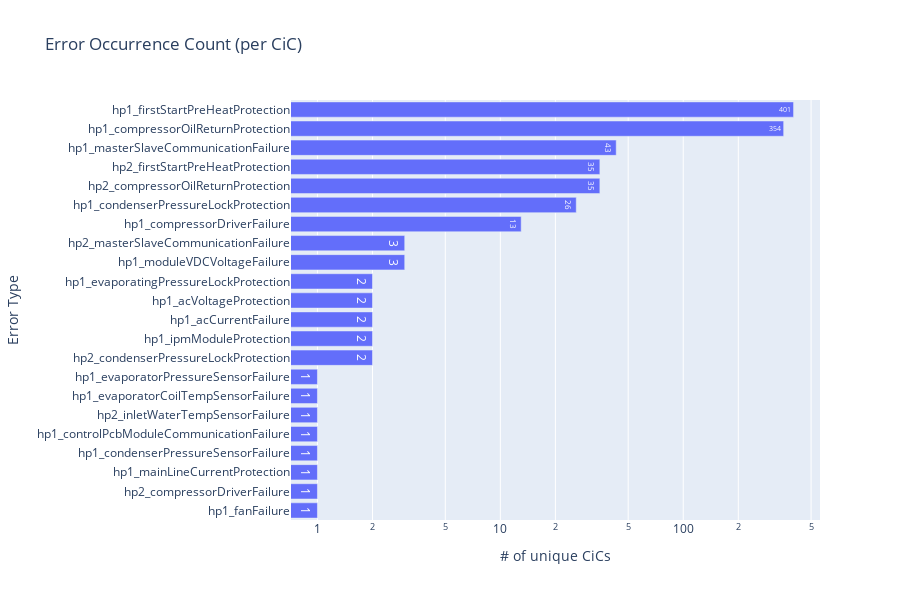

Notebook source saved alongside this figure:
### Code cell
# Melt the dataframe to get error types in a column
df_error_types = df_errors.melt(id_vars=['time_day', 'clientid'], value_vars=error_types, var_name='error_type', value_name='error_occurred')

# Drop rows where error_occurred is nan or 0
df_error_types = df_error_types.dropna(subset=['error_occurred'])
df_error_types = df_error_types[df_error_types['error_occurred'] > 0]

# Count the number of unique CiCs where each error type occurred
df_error_counts = df_error_types.groupby('error_type')['clientid'].nunique().sort_values(ascending=True).rename('occurences').reset_index()

# Create the bar chart
fig = go.Figure(data=[go.Bar(x=df_error_counts['occurences'], y=df_error_counts['error_type'], orientation='h', text=df_error_counts['occurences'], textposition='auto')])
fig.update_layout(title='Error Occurrence Count (per CiC)', 
                  xaxis_title='# of unique CiCs', 
                  yaxis_title='Error Type',
                  height=600,)
fig.update_xaxes(type='log')
fig.show()

### Figure 1 — Plotly figure (JSON) as saved in the notebook; plotly's stock layout.template omitted (floating-point values rounded to 4 significant figures)
{"data": [{"orientation": "h", "text": [1, 1, 1, 1, 1, 1, 1, 1, 2, 2, 2, 2, 2, 3, 3, 13, 26, 35, 35, 43, 354, 401], "textposition": "auto", "type": "bar", "x": [1, 1, 1, 1, 1, 1, 1, 1, 2, 2, 2, 2, 2, 3, 3, 13, 26, 35, 35, 43, 354, 401], "y": ["hp1_fanFailure", "hp2_compressorDriverFailure", "hp1_mainLineCurrentProtection", "hp1_condenserPressureSensorFailure", "hp1_controlPcbModuleCommunicationFailure", "hp2_inletWaterTempSensorFailure", "hp1_evaporatorCoilTempSensorFailure", "hp1_evaporatorPressureSensorFailure", "hp2_condenserPressureLockProtection", "hp1_ipmModuleProtection", "hp1_acCurrentFailure", "hp1_acVoltageProtection", "hp1_evaporatingPressureLockProtection", "hp1_moduleVDCVoltageFailure", "hp2_masterSlaveCommunicationFailure", "hp1_compressorDriverFailure", "hp1_condenserPressureLockProtection", "hp2_compressorOilReturnProtection", "hp2_firstStartPreHeatProtection", "hp1_masterSlaveCommunicationFailure", "hp1_compressorOilReturnProtection", "hp1_firstStartPreHeatProtection"]}], "layout": {"height": 600, "title": {"text": "Error Occurrence Count (per CiC)"}, "xaxis": {"title": {"text": "# of unique CiCs"}, "type": "log"}, "yaxis": {"title": {"text": "Error Type"}}}}
